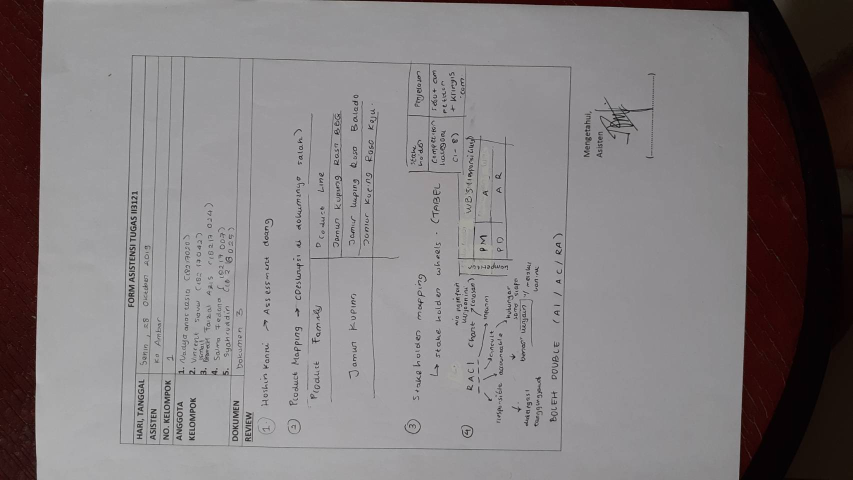
#> input picture server/test/real-1-custom.jpg, 1706 x 960 px (shown at 1/2 size)
$ python -i controller.py   (imports and definitions only)
#> lines starting #> are read from the running program, lines starting #| are printed output that depends on the picture
from PIL import Image, ImageChops, ImageEnhance
from skimage import transform
import numpy as np
import os
import shutil

ALLOWED_EXTENSIONS = {'tif', 'jpg', 'jpeg', 'png'}


def allowed_file(filename):
    # Return boolean based on the ALLOWED_EXTENSION list
    return '.' in filename and filename.rsplit('.', 1)[1].lower() in ALLOWED_EXTENSIONS


def convert_to_ela_image(path, quality):
#> called with path = 'test/real-1-custom.jpg', quality = 90
    filename = path
    resaved_filename = filename.split('.')[0] + '.resaved.jpg'
    ELA_filename = filename.split('.')[0] + '.ela.png'

    im = Image.open(filename).convert('RGB')
#> im is the input picture: PIL image 1706x960 RGB; mean R, G, B 129.2, 124.3, 125.9
    im.save(resaved_filename, 'JPEG', quality=quality)
    resaved_im = Image.open(resaved_filename)

    ela_im = ImageChops.difference(im, resaved_im)

    extrema = ela_im.getextrema()
#> extrema = ((0, 5), (0, 4), (0, 4))
    max_diff = max([ex[1] for ex in extrema])
#> max_diff = 5
    if max_diff == 0:
        max_diff = 1
    scale = 255.0 / max_diff
#> scale = 51

    ela_im = ImageEnhance.Brightness(ela_im).enhance(scale)
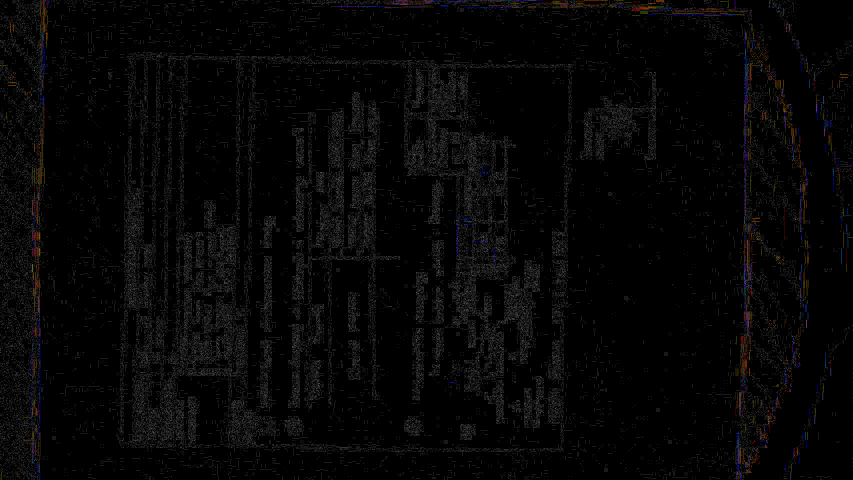
#> ela_im: PIL image 1706x960 RGB (shown at 1/2 size); mean R, G, B 6.2, 5.9, 6

    return ela_im


def load(filename):
    np_image = convert_to_ela_image(filename, 90)
    np_image = np.array(np_image).astype('float32') / 255
    np_image = transform.resize(np_image, (128, 128, 3))
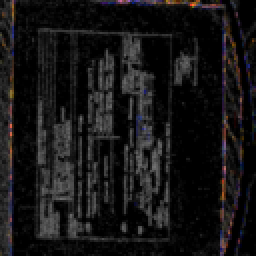
#> np_image: shape (128, 128, 3) float32 (shown 2 times larger); mean R, G, B 0.0243, 0.0231, 0.0235; drawn with min black and max white
    np_image = np.expand_dims(np_image, axis=0)
    return np_image


# [56 lines left out: functions get_class_name, choose_model, files_handler, process_prediction, not called in this run]

>>> result = load('test/real-1-custom.jpg')
